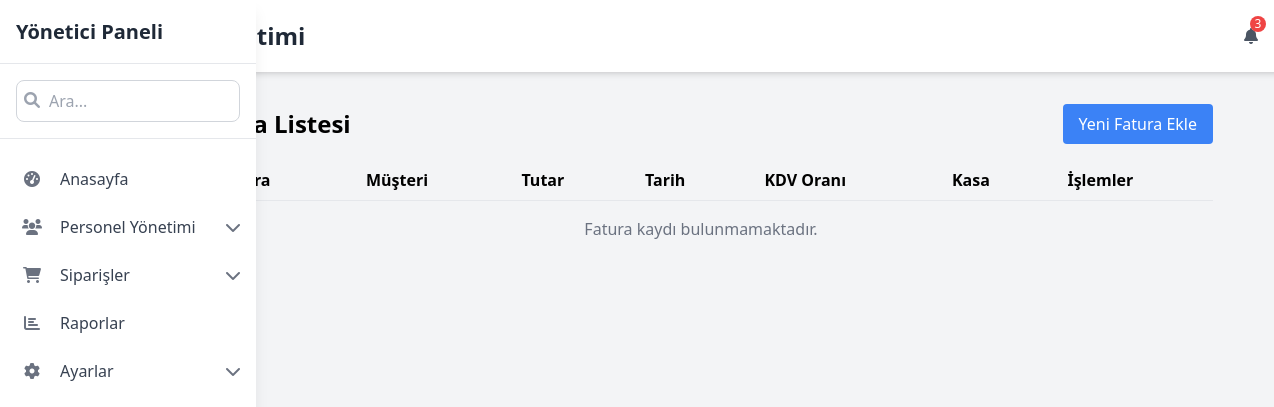
Before: /finance/fatura/ with the older database file.
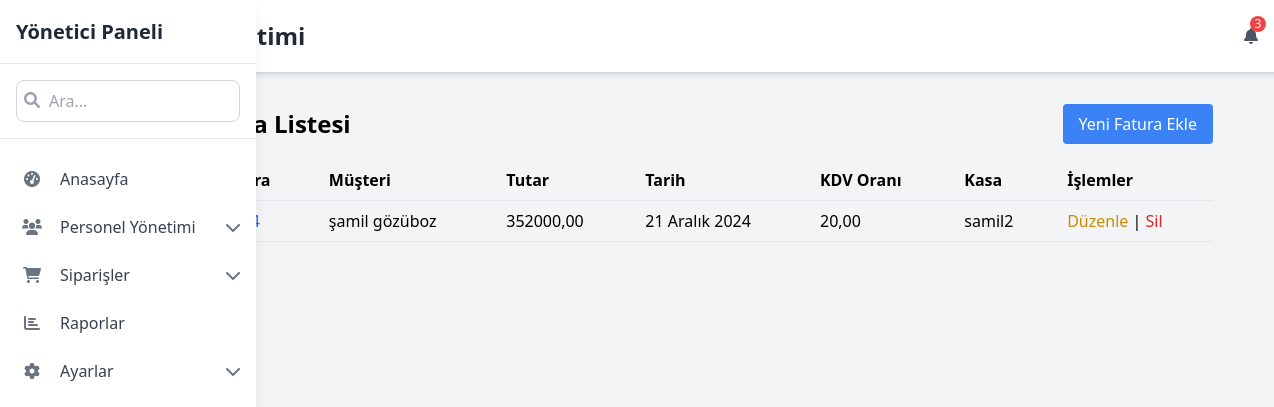
After: the same page with the newer database file.
### finance/models.py (models this page shows, shortened)
class Fatura(models.Model):
    numara = models.CharField(max_length=50, unique=True)
    müşteri = models.CharField(max_length=255)
    tutar = models.DecimalField(max_digits=10, decimal_places=2)
    tarih = models.DateField()
    kdv_oranı = models.DecimalField(max_digits=5, decimal_places=2, default=18)
    kasa = models.ForeignKey('Kasa', on_delete=models.SET_NULL, null=True, blank=True, verbose_name="Kasa") # Kasa ilişkisi eklendi

class Kasa(models.Model):
    ad = models.CharField(max_length=100, verbose_name="Kasa Adı")
    bakiye = models.DecimalField(max_digits=10, decimal_places=2, default=0, verbose_name="Bakiye")
    def __str__(self):
        return self.ad

### finance/views.py (the view)
# urls.py: path('fatura/', views.FaturaListView.as_view(), name='fatura_listesi'),
class FaturaListView(ListView):
    model = Fatura
    template_name = 'finance/fatura/fatura_list.html'
    context_object_name = 'fatura_list'

### finance/templates/finance/fatura/fatura_list.html
{% extends "finance/base_finance.html" %}
{% block finance_content %}
<div class="flex items-center justify-between mb-4">
  <h1 class="text-2xl font-bold">Fatura Listesi</h1>
  <a href="{% url 'finance:fatura_olustur' %}" class="bg-blue-500 text-white px-4 py-2 rounded hover:bg-blue-600 transition">
    Yeni Fatura Ekle
  </a>
</div>
<table class="min-w-full border-collapse">
  <thead>
    <tr>
      <th class="border-b px-4 py-2 text-left">Numara</th>
      <th class="border-b px-4 py-2 text-left">Müşteri</th>
      <th class="border-b px-4 py-2 text-left">Tutar</th>
      <th class="border-b px-4 py-2 text-left">Tarih</th>
      <th class="border-b px-4 py-2 text-left">KDV Oranı</th>
      <th class="border-b px-4 py-2 text-left">Kasa</th>
      <th class="border-b px-4 py-2 text-left">İşlemler</th>
    </tr>
  </thead>
  <tbody>
    {% for fatura in fatura_list %}
    <tr class="hover:bg-gray-100">
      <td class="border-b px-4 py-2"><a href="{% url 'finance:fatura_detayi' fatura.pk %}" class="text-blue-600 hover:underline">{{ fatura.numara }}</a></td>
      <td class="border-b px-4 py-2">{{ fatura.müşteri }}</td>
      <td class="border-b px-4 py-2">{{ fatura.tutar }}</td>
      <td class="border-b px-4 py-2">{{ fatura.tarih }}</td>
      <td class="border-b px-4 py-2">{{ fatura.kdv_oranı }}</td>
      <td class="border-b px-4 py-2">{{ fatura.kasa }}</td>
      <td class="border-b px-4 py-2">
        <a href="{% url 'finance:fatura_guncelle' fatura.pk %}" class="text-yellow-600 hover:underline">Düzenle</a> |
        <a href="{% url 'finance:fatura_sil' fatura.pk %}" class="text-red-600 hover:underline">Sil</a>
      </td>
    </tr>
    {% empty %}
    <tr>
      <td colspan="7" class="text-center py-4 text-gray-500">Fatura kaydı bulunmamaktadır.</td>
    </tr>
    {% endfor %}
  </tbody>
</table>
{% endblock %}

### finance/templates/finance/base_finance.html (shortened to what this page needs)
{% extends "base.html" %}
{% block header_title %}Finans Yönetimi{% endblock %}
{% block page_content %}
<div class="md:container md:mx-auto">
    {% block finance_content %}
    {% endblock %}
</div>
{% endblock %}

### templates/base.html (shortened to what this page needs)
<!DOCTYPE html>
<html lang="tr" class="h-full">
<head>
    {% load static %}
    <script src="https://cdn.tailwindcss.com"></script>
    <link href="https://cdnjs.cloudflare.com/ajax/libs/font-awesome/6.0.0-beta3/css/all.min.css" rel="stylesheet">
    <link href="{% static 'dist/output.css' %}" rel="stylesheet">
</head>
<body class="h-full bg-gray-100">
    <div id="sidebar" class="fixed top-0 left-0 h-full bg-white shadow-lg transition-all duration-300 ease-in-out overflow-hidden z-40
        w-16 hover:w-64 group" data-expanded="false">
        <div class="flex items-center justify-between p-4 border-b border-gray-200 h-16">
            <div class="flex items-center">
            </div>
        </div>
        <div class="p-4 border-b border-gray-200">
            <div class="relative">
                <i class="fas fa-search absolute left-2 top-3 text-gray-400"></i>
            </div>
        </div>
        <nav class="py-4 custom-scrollbar overflow-y-auto h-[calc(100vh-200px)]">
            <a href="{% url 'dashboard:admin-dashboard' %}" class="flex items-center px-4 py-3 text-gray-700 hover:bg-blue-50 group/item">
                <i class="fas fa-tachometer-alt w-8 text-center text-gray-500 group-hover/item:text-blue-600"></i>
            </a>
            <div class="relative">
                <div id="personnel-dropdown" class="dropdown-trigger flex items-center px-4 py-3 text-gray-700 hover:bg-blue-50 cursor-pointer group/item">
                    <i class="fas fa-users w-8 text-center text-gray-500 group-hover/item:text-blue-600"></i>
                </div>
            </div>
            <div class="relative">
                <div id="orders-dropdown" class="dropdown-trigger flex items-center px-4 py-3 text-gray-700 hover:bg-blue-50 cursor-pointer group/item">
                    <i class="fas fa-shopping-cart w-8 text-center text-gray-500 group-hover/item:text-blue-600"></i>
                </div>
            </div>
            <a href="#" class="flex items-center px-4 py-3 text-gray-700 hover:bg-blue-50 group/item">
                <i class="fas fa-chart-bar w-8 text-center text-gray-500 group-hover/item:text-blue-600"></i>
            </a>
            <div class="relative">
                <div id="settings-dropdown" class="dropdown-trigger flex items-center px-4 py-3 text-gray-700 hover:bg-blue-50 cursor-pointer group/item">
                    <i class="fas fa-cog w-8 text-center text-gray-500 group-hover/item:text-blue-600"></i>
                </div>
            </div>
        </nav>
    </div>
    <main class="ml-16 transition-all duration-300 w-full" id="main-content">
        <header class="bg-white shadow-md p-4 flex justify-between items-center">
            <div class="flex items-center">
                <button id="sidebar-toggle" class="mr-4 text-gray-600 hover:text-blue-600">
                    <i class="fas fa-bars text-xl"></i>
                </button>
                <h1 class="text-2xl font-bold text-gray-800">{% block header_title %}Ana İçerik{% endblock %}</h1>
            </div>
            <div class="flex items-center">
                <div class="relative mr-4">
                    <i class="fas fa-bell text-gray-600 hover:text-blue-600 cursor-pointer"></i>
                    <span class="absolute -top-2 -right-2 bg-red-500 text-white text-xs rounded-full w-4 h-4 flex items-center justify-center">3</span>
                </div>
            </div>
        </header>
        <div class="w-full px-4 py-8">
            {% block page_content %}{% endblock %}
        </div>
    </main>
</body>
</html>

Changed rows visible on the page:
added Fatura: numara "215214", müşteri "şamil gözüboz", tutar "352000,00", tarih "21 Aralık 2024", kdv_oranı "20,00", kasa "samil2"
Other visible differences:
text no longer shown: "Fatura kaydı bulunmamaktadır."
